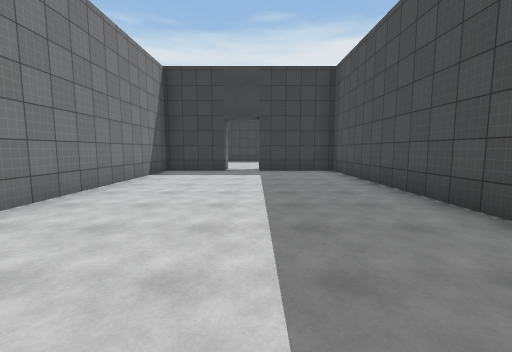
View 1 (above)

20 first-person views from a walk through a scene from a Unity 3-D project. The camera is 1.5 m above the floor, tilts 6° down and sees 90° across. The floor is counted in squares, 2 m on a side. Each view is taken from the middle of a square. On the plan, view 1 faces up. The plan holds only what a view shows up to about 9 squares ahead; the rest is blank. The place goes on beyond the plan. The player character is not drawn. Some animated figures are not drawn. Surface patterns are stand-ins for the level's own textures.

View 2
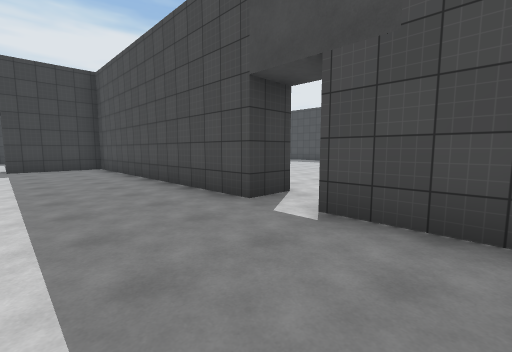

View 3
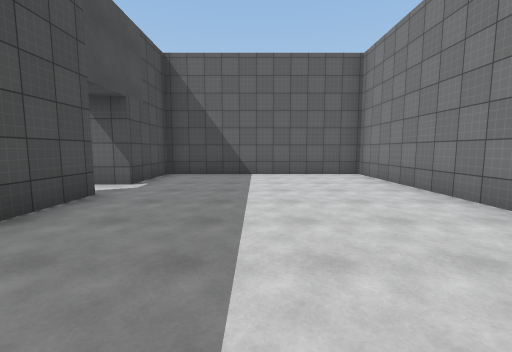

View 4
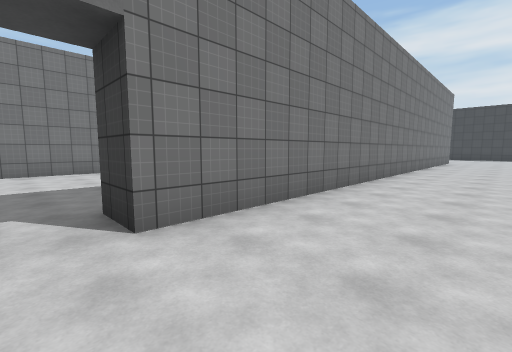

View 5
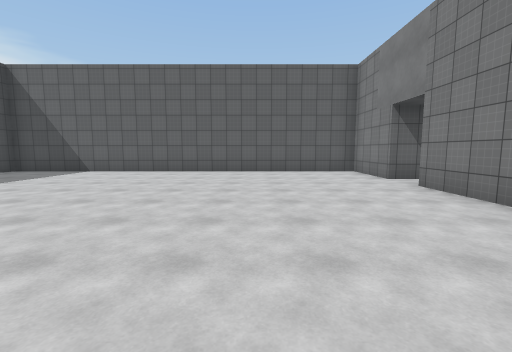

View 6
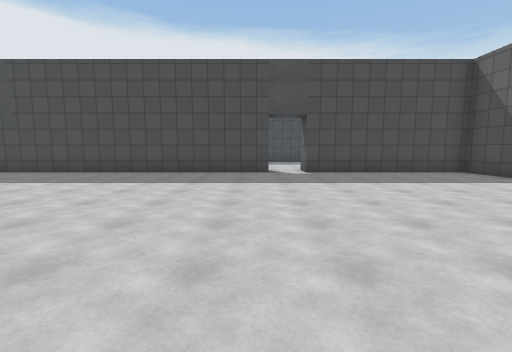

View 7
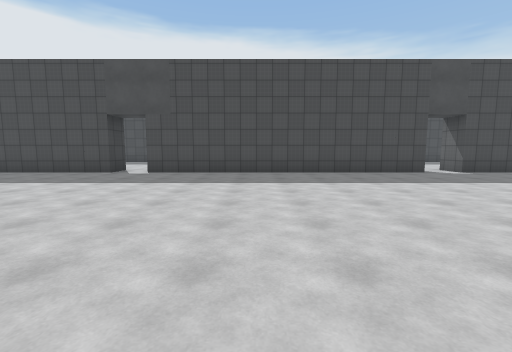

View 8
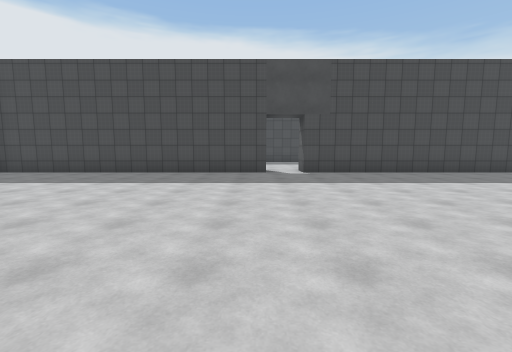

View 9
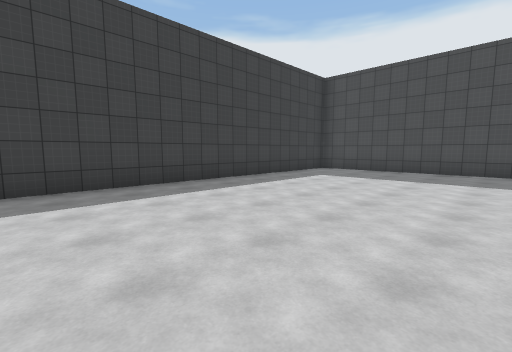

View 10
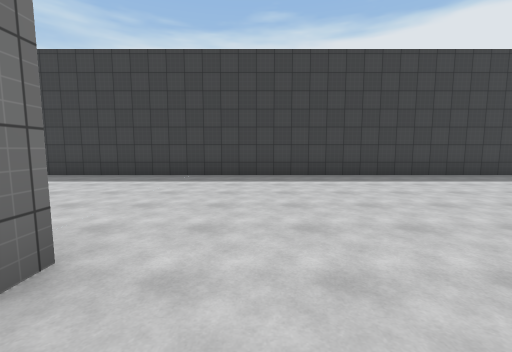

View 11
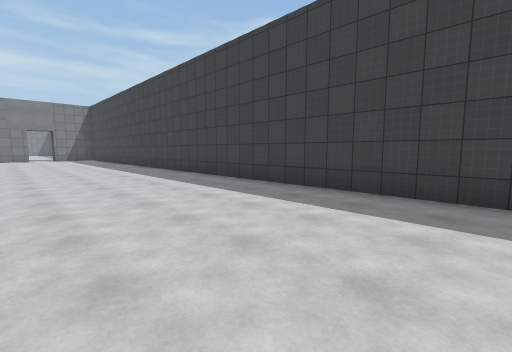

View 12
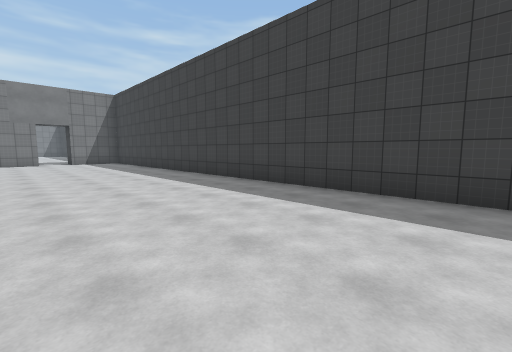

View 13
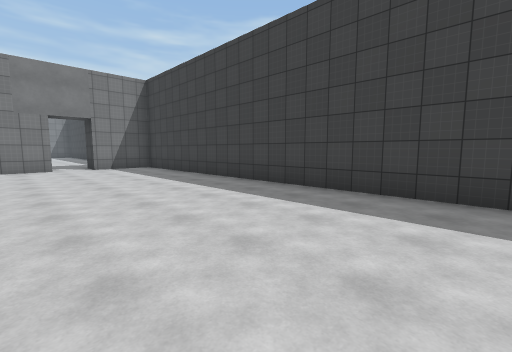

View 14
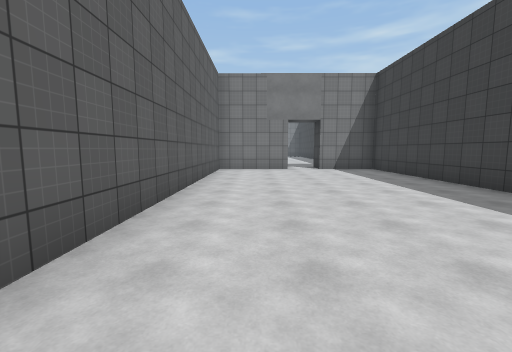

View 15
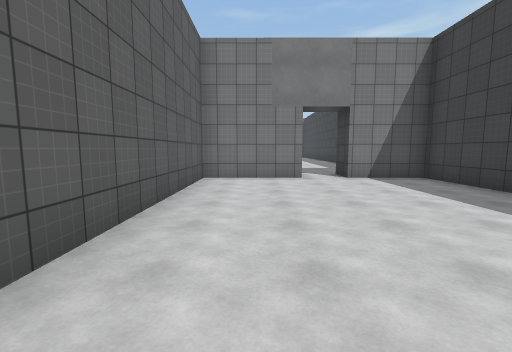

View 16
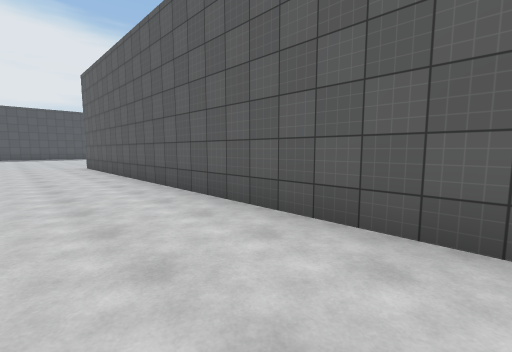

View 17
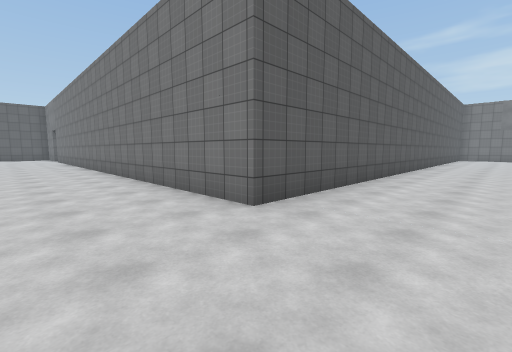

View 18
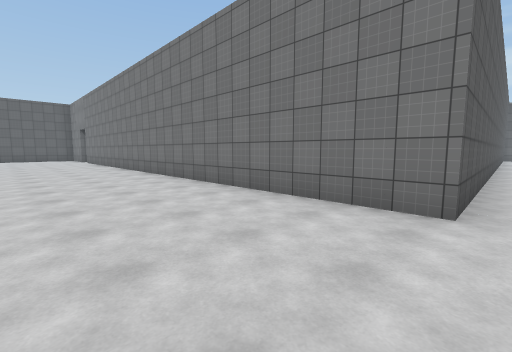

View 19
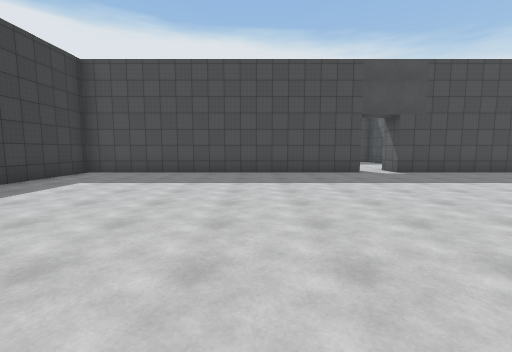

View 20
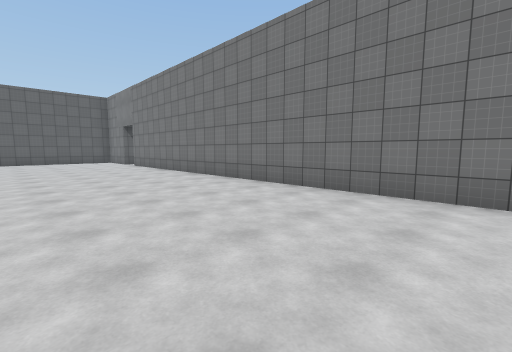

### Floor plan
Points are (right, up) in squares from view 1. A wall is a line through its corners. A room is listed if a view was taken in it or the views show most of it. See-through windows are left out.
Room 1 (views 1, 2, 3)
walls: (3.7, 0.8) (2.7, 0.8) (2.7, 8.9) (0.1, 8.9); (-1, 8.9) (-3.1, 8.9) (-3.1, -2.7) (2.7, -2.7) (2.7, -0.4) (3.7, -0.4)
ways out: opening at (3, 0) to room 2
Room 2 (views 4, 5, 6, 7, 8, 9, 10, 11, 12, 13, 14, 15, 16, 17, 18, 19, 20)
walls: (16, 13.7) (15.2, 13.7) (15.2, 22.4) (-14.5, 22.4); (3.7, -0.4) (3.7, -2.7) (15.2, -2.7) (15.2, 2.4) (16.1, 2.4); (15.2, 3.5) (15.2, 12.5) (16.1, 12.5); (-14.5, 16.6) (3.7, 16.6) (3.7, 0.8)
ways out: opening at (3, 0) to room 1; opening at (15.5, 3); opening at (15.5, 13)

Positions as (right, up) in squares from view 1, and headings:
1: (0, 0), facing up
2: (0, -2), facing up-right
3: (0, 5), facing down
4: (6, 0), facing up-left
5: (7, 6), facing down
6: (7, 4), facing right
7: (7, 9), facing right
8: (7, 14), facing right
9: (6, 17), facing up-right
10: (5, 15), facing up
11: (5, 18), facing up-left
12: (0, 18), facing up-left
13: (-4, 18), facing up-left
14: (-5, 18), facing left
15: (-8, 18), facing left
16: (-8, 19), facing down-right
17: (6, 19), facing down-left
18: (7, 17), facing down-left
19: (7, 17), facing right
20: (8, 13), facing down-left
